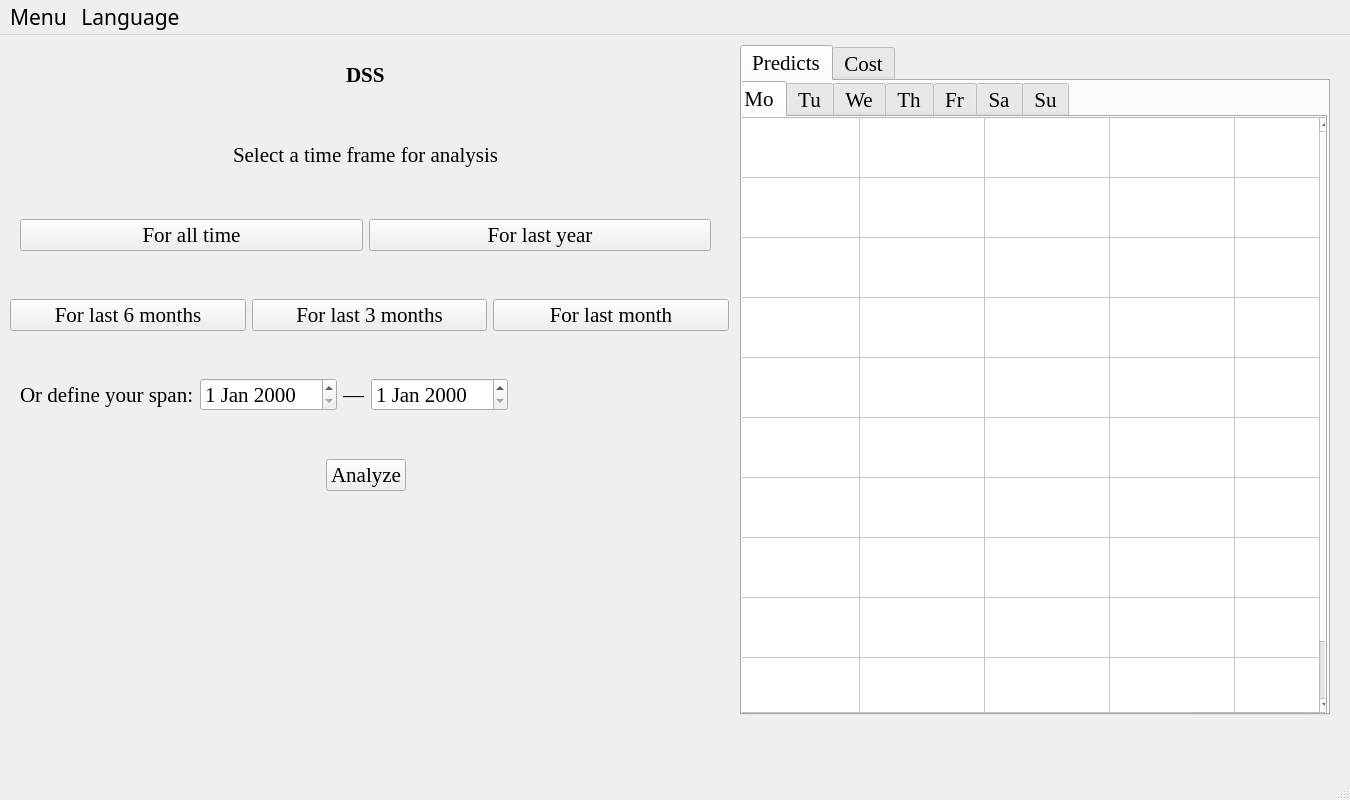
<?xml version="1.0" encoding="UTF-8"?>
<ui version="4.0">
 <class>MainWindow</class>
 <widget class="QMainWindow" name="MainWindow">
  <property name="geometry">
   <rect>
    <x>0</x>
    <y>0</y>
    <width>1350</width>
    <height>800</height>
   </rect>
  </property>
  <property name="windowTitle">
   <string>DSS</string>
  </property>
  <widget class="QWidget" name="centralwidget">
   <widget class="QWidget" name="horizontalLayoutWidget">
    <property name="geometry">
     <rect>
      <x>20</x>
      <y>160</y>
      <width>691</width>
      <height>80</height>
     </rect>
    </property>
    <property name="font">
     <font>
      <family>Times New Roman</family>
     </font>
    </property>
    <layout class="QHBoxLayout" name="horizontalLayout">
     <item>
      <widget class="QPushButton" name="allTime">
       <property name="font">
        <font>
         <family>Times New Roman</family>
         <pointsize>16</pointsize>
        </font>
       </property>
       <property name="text">
        <string>For all time</string>
       </property>
      </widget>
     </item>
     <item>
      <widget class="QPushButton" name="lastYear">
       <property name="font">
        <font>
         <family>Times New Roman</family>
         <pointsize>16</pointsize>
        </font>
       </property>
       <property name="text">
        <string>For last year</string>
       </property>
      </widget>
     </item>
    </layout>
   </widget>
   <widget class="QWidget" name="horizontalLayoutWidget_2">
    <property name="geometry">
     <rect>
      <x>20</x>
      <y>80</y>
      <width>691</width>
      <height>80</height>
     </rect>
    </property>
    <property name="font">
     <font>
      <family>Times New Roman</family>
     </font>
    </property>
    <layout class="QHBoxLayout" name="horizontalLayout_2">
     <item>
      <spacer name="horizontalSpacer">
       <property name="font">
        <font>
         <family>Times New Roman</family>
        </font>
       </property>
       <property name="orientation">
        <enum>Qt::Horizontal</enum>
       </property>
       <property name="sizeHint" stdset="0">
        <size>
         <width>40</width>
         <height>20</height>
        </size>
       </property>
      </spacer>
     </item>
     <item>
      <widget class="QLabel" name="label">
       <property name="font">
        <font>
         <family>Times New Roman</family>
         <pointsize>16</pointsize>
        </font>
       </property>
       <property name="text">
        <string>Select a time frame for analysis</string>
       </property>
      </widget>
     </item>
     <item>
      <spacer name="horizontalSpacer_2">
       <property name="font">
        <font>
         <family>Times New Roman</family>
        </font>
       </property>
       <property name="orientation">
        <enum>Qt::Horizontal</enum>
       </property>
       <property name="sizeHint" stdset="0">
        <size>
         <width>40</width>
         <height>20</height>
        </size>
       </property>
      </spacer>
     </item>
    </layout>
   </widget>
   <widget class="QWidget" name="horizontalLayoutWidget_3">
    <property name="geometry">
     <rect>
      <x>20</x>
      <y>0</y>
      <width>691</width>
      <height>80</height>
     </rect>
    </property>
    <property name="font">
     <font>
      <family>Times New Roman</family>
     </font>
    </property>
    <layout class="QHBoxLayout" name="horizontalLayout_4">
     <item>
      <spacer name="horizontalSpacer_3">
       <property name="font">
        <font>
         <family>Times New Roman</family>
        </font>
       </property>
       <property name="orientation">
        <enum>Qt::Horizontal</enum>
       </property>
       <property name="sizeHint" stdset="0">
        <size>
         <width>40</width>
         <height>20</height>
        </size>
       </property>
      </spacer>
     </item>
     <item>
      <widget class="QLabel" name="label_5">
       <property name="font">
        <font>
         <family>Times New Roman</family>
         <pointsize>16</pointsize>
         <weight>75</weight>
         <bold>true</bold>
        </font>
       </property>
       <property name="text">
        <string>DSS</string>
       </property>
      </widget>
     </item>
     <item>
      <spacer name="horizontalSpacer_4">
       <property name="font">
        <font>
         <family>Times New Roman</family>
        </font>
       </property>
       <property name="orientation">
        <enum>Qt::Horizontal</enum>
       </property>
       <property name="sizeHint" stdset="0">
        <size>
         <width>40</width>
         <height>20</height>
        </size>
       </property>
      </spacer>
     </item>
    </layout>
   </widget>
   <widget class="QWidget" name="horizontalLayoutWidget_4">
    <property name="geometry">
     <rect>
      <x>20</x>
      <y>320</y>
      <width>782</width>
      <height>80</height>
     </rect>
    </property>
    <property name="font">
     <font>
      <family>Times New Roman</family>
     </font>
    </property>
    <layout class="QHBoxLayout" name="horizontalLayout_5">
     <item>
      <widget class="QLabel" name="label_2">
       <property name="font">
        <font>
         <family>Times New Roman</family>
         <pointsize>16</pointsize>
        </font>
       </property>
       <property name="text">
        <string>Or define your span:</string>
       </property>
      </widget>
     </item>
     <item>
      <widget class="QDateEdit" name="dateStart">
       <property name="font">
        <font>
         <family>Times New Roman</family>
         <pointsize>16</pointsize>
        </font>
       </property>
      </widget>
     </item>
     <item>
      <widget class="QLabel" name="label_3">
       <property name="font">
        <font>
         <family>Times New Roman</family>
         <pointsize>16</pointsize>
        </font>
       </property>
       <property name="text">
        <string>—</string>
       </property>
      </widget>
     </item>
     <item>
      <widget class="QDateEdit" name="dateEnd">
       <property name="font">
        <font>
         <family>Times New Roman</family>
         <pointsize>16</pointsize>
        </font>
       </property>
      </widget>
     </item>
     <item>
      <spacer name="horizontalSpacer_5">
       <property name="font">
        <font>
         <family>Times New Roman</family>
        </font>
       </property>
       <property name="orientation">
        <enum>Qt::Horizontal</enum>
       </property>
       <property name="sizeHint" stdset="0">
        <size>
         <width>0</width>
         <height>0</height>
        </size>
       </property>
      </spacer>
     </item>
    </layout>
   </widget>
   <widget class="QWidget" name="horizontalLayoutWidget_5">
    <property name="geometry">
     <rect>
      <x>20</x>
      <y>400</y>
      <width>691</width>
      <height>80</height>
     </rect>
    </property>
    <property name="font">
     <font>
      <family>Times New Roman</family>
     </font>
    </property>
    <layout class="QHBoxLayout" name="horizontalLayout_6">
     <item>
      <spacer name="horizontalSpacer_6">
       <property name="font">
        <font>
         <family>Times New Roman</family>
        </font>
       </property>
       <property name="orientation">
        <enum>Qt::Horizontal</enum>
       </property>
       <property name="sizeHint" stdset="0">
        <size>
         <width>40</width>
         <height>20</height>
        </size>
       </property>
      </spacer>
     </item>
     <item>
      <widget class="QPushButton" name="analyze">
       <property name="font">
        <font>
         <family>Times New Roman</family>
         <pointsize>16</pointsize>
        </font>
       </property>
       <property name="text">
        <string>Analyze</string>
       </property>
       <property name="shortcut">
        <string>Return</string>
       </property>
      </widget>
     </item>
     <item>
      <spacer name="horizontalSpacer_7">
       <property name="font">
        <font>
         <family>Times New Roman</family>
        </font>
       </property>
       <property name="orientation">
        <enum>Qt::Horizontal</enum>
       </property>
       <property name="sizeHint" stdset="0">
        <size>
         <width>40</width>
         <height>20</height>
        </size>
       </property>
      </spacer>
     </item>
    </layout>
   </widget>
   <widget class="QWidget" name="horizontalLayoutWidget_7">
    <property name="geometry">
     <rect>
      <x>10</x>
      <y>240</y>
      <width>719</width>
      <height>80</height>
     </rect>
    </property>
    <property name="font">
     <font>
      <family>Times New Roman</family>
     </font>
    </property>
    <layout class="QHBoxLayout" name="horizontalLayout_3">
     <item>
      <widget class="QPushButton" name="lastHalfYear">
       <property name="font">
        <font>
         <family>Times New Roman</family>
         <pointsize>16</pointsize>
        </font>
       </property>
       <property name="text">
        <string>For last 6 months</string>
       </property>
      </widget>
     </item>
     <item>
      <widget class="QPushButton" name="lastQuartYear">
       <property name="font">
        <font>
         <family>Times New Roman</family>
         <pointsize>16</pointsize>
        </font>
       </property>
       <property name="text">
        <string>For last 3 months</string>
       </property>
      </widget>
     </item>
     <item>
      <widget class="QPushButton" name="lastMonth">
       <property name="font">
        <font>
         <family>Times New Roman</family>
         <pointsize>16</pointsize>
        </font>
       </property>
       <property name="text">
        <string>For last month</string>
       </property>
      </widget>
     </item>
    </layout>
   </widget>
   <widget class="QTabWidget" name="tabWidget_2">
    <property name="geometry">
     <rect>
      <x>740</x>
      <y>10</y>
      <width>590</width>
      <height>670</height>
     </rect>
    </property>
    <property name="font">
     <font>
      <family>Times New Roman</family>
      <pointsize>16</pointsize>
     </font>
    </property>
    <property name="currentIndex">
     <number>0</number>
    </property>
    <widget class="QWidget" name="tab">
     <attribute name="title">
      <string>Predicts</string>
     </attribute>
     <widget class="QTabWidget" name="tabWidget">
      <property name="geometry">
       <rect>
        <x>-10</x>
        <y>0</y>
        <width>595</width>
        <height>640</height>
       </rect>
      </property>
      <property name="font">
       <font>
        <family>Times New Roman</family>
        <pointsize>16</pointsize>
       </font>
      </property>
      <property name="currentIndex">
       <number>0</number>
      </property>
      <widget class="QWidget" name="tab_3">
       <attribute name="title">
        <string>Mo</string>
       </attribute>
       <widget class="QTableWidget" name="predictTable1">
        <property name="geometry">
         <rect>
          <x>0</x>
          <y>0</y>
          <width>600</width>
          <height>610</height>
         </rect>
        </property>
        <property name="font">
         <font>
          <family>Times New Roman</family>
          <pointsize>16</pointsize>
         </font>
        </property>
        <property name="rowCount">
         <number>10</number>
        </property>
        <property name="columnCount">
         <number>5</number>
        </property>
        <attribute name="horizontalHeaderVisible">
         <bool>false</bool>
        </attribute>
        <attribute name="horizontalHeaderDefaultSectionSize">
         <number>125</number>
        </attribute>
        <attribute name="verticalHeaderVisible">
         <bool>false</bool>
        </attribute>
        <attribute name="verticalHeaderCascadingSectionResizes">
         <bool>true</bool>
        </attribute>
        <attribute name="verticalHeaderMinimumSectionSize">
         <number>60</number>
        </attribute>
        <row/>
        <row/>
        <row/>
        <row/>
        <row/>
        <row/>
        <row/>
        <row/>
        <row/>
        <row/>
        <column/>
        <column/>
        <column/>
        <column/>
        <column/>
       </widget>
      </widget>
      <widget class="QWidget" name="tab_4">
       <attribute name="title">
        <string>Tu</string>
       </attribute>
       <widget class="QTableWidget" name="predictTable2">
        <property name="geometry">
         <rect>
          <x>0</x>
          <y>0</y>
          <width>600</width>
          <height>610</height>
         </rect>
        </property>
        <property name="font">
         <font>
          <family>Times New Roman</family>
          <pointsize>16</pointsize>
         </font>
        </property>
        <property name="rowCount">
         <number>10</number>
        </property>
        <property name="columnCount">
         <number>5</number>
        </property>
        <attribute name="horizontalHeaderVisible">
         <bool>false</bool>
        </attribute>
        <attribute name="horizontalHeaderDefaultSectionSize">
         <number>125</number>
        </attribute>
        <attribute name="verticalHeaderVisible">
         <bool>false</bool>
        </attribute>
        <attribute name="verticalHeaderCascadingSectionResizes">
         <bool>true</bool>
        </attribute>
        <attribute name="verticalHeaderMinimumSectionSize">
         <number>60</number>
        </attribute>
        <row/>
        <row/>
        <row/>
        <row/>
        <row/>
        <row/>
        <row/>
        <row/>
        <row/>
        <row/>
        <column/>
        <column/>
        <column/>
        <column/>
        <column/>
       </widget>
      </widget>
      <widget class="QWidget" name="tab_5">
       <attribute name="title">
        <string>We</string>
       </attribute>
       <widget class="QTableWidget" name="predictTable3">
        <property name="geometry">
         <rect>
          <x>0</x>
          <y>0</y>
          <width>600</width>
          <height>610</height>
         </rect>
        </property>
        <property name="font">
         <font>
          <family>Times New Roman</family>
          <pointsize>16</pointsize>
         </font>
        </property>
        <property name="rowCount">
         <number>10</number>
        </property>
        <property name="columnCount">
         <number>5</number>
        </property>
        <attribute name="horizontalHeaderVisible">
         <bool>false</bool>
        </attribute>
        <attribute name="horizontalHeaderDefaultSectionSize">
         <number>125</number>
        </attribute>
        <attribute name="verticalHeaderVisible">
         <bool>false</bool>
        </attribute>
        <attribute name="verticalHeaderCascadingSectionResizes">
         <bool>true</bool>
        </attribute>
        <attribute name="verticalHeaderMinimumSectionSize">
         <number>60</number>
        </attribute>
        <row/>
        <row/>
        <row/>
        <row/>
        <row/>
        <row/>
        <row/>
        <row/>
        <row/>
        <row/>
        <column/>
        <column/>
        <column/>
        <column/>
        <column/>
       </widget>
      </widget>
      <widget class="QWidget" name="tab_6">
       <attribute name="title">
        <string>Th</string>
       </attribute>
       <widget class="QTableWidget" name="predictTable4">
        <property name="geometry">
         <rect>
          <x>0</x>
          <y>0</y>
          <width>600</width>
          <height>610</height>
         </rect>
        </property>
        <property name="font">
         <font>
          <family>Times New Roman</family>
          <pointsize>16</pointsize>
         </font>
        </property>
        <property name="rowCount">
         <number>10</number>
        </property>
        <property name="columnCount">
         <number>5</number>
        </property>
        <attribute name="horizontalHeaderVisible">
         <bool>false</bool>
        </attribute>
        <attribute name="horizontalHeaderDefaultSectionSize">
         <number>125</number>
        </attribute>
        <attribute name="verticalHeaderVisible">
         <bool>false</bool>
        </attribute>
        <attribute name="verticalHeaderCascadingSectionResizes">
         <bool>true</bool>
        </attribute>
        <attribute name="verticalHeaderMinimumSectionSize">
         <number>60</number>
        </attribute>
        <row/>
        <row/>
        <row/>
        <row/>
        <row/>
        <row/>
        <row/>
        <row/>
        <row/>
        <row/>
        <column/>
        <column/>
        <column/>
        <column/>
        <column/>
       </widget>
      </widget>
      <widget class="QWidget" name="tab_7">
       <attribute name="title">
        <string>Fr</string>
       </attribute>
       <widget class="QTableWidget" name="predictTable5">
        <property name="geometry">
         <rect>
          <x>0</x>
          <y>0</y>
          <width>600</width>
          <height>610</height>
         </rect>
        </property>
        <property name="font">
         <font>
          <family>Times New Roman</family>
          <pointsize>16</pointsize>
         </font>
        </property>
        <property name="rowCount">
         <number>10</number>
        </property>
        <property name="columnCount">
         <number>5</number>
        </property>
        <attribute name="horizontalHeaderVisible">
         <bool>false</bool>
        </attribute>
        <attribute name="horizontalHeaderDefaultSectionSize">
         <number>125</number>
        </attribute>
        <attribute name="verticalHeaderVisible">
         <bool>false</bool>
        </attribute>
        <attribute name="verticalHeaderCascadingSectionResizes">
         <bool>true</bool>
        </attribute>
        <attribute name="verticalHeaderMinimumSectionSize">
         <number>60</number>
        </attribute>
        <row/>
        <row/>
        <row/>
        <row/>
        <row/>
        <row/>
        <row/>
        <row/>
        <row/>
        <row/>
        <column/>
        <column/>
        <column/>
        <column/>
        <column/>
       </widget>
      </widget>
      <widget class="QWidget" name="tab_8">
       <attribute name="title">
        <string>Sa</string>
       </attribute>
       <widget class="QTableWidget" name="predictTable6">
        <property name="geometry">
         <rect>
          <x>0</x>
          <y>0</y>
          <width>600</width>
          <height>610</height>
         </rect>
        </property>
        <property name="font">
         <font>
          <family>Times New Roman</family>
          <pointsize>16</pointsize>
         </font>
        </property>
        <property name="rowCount">
         <number>10</number>
        </property>
        <property name="columnCount">
         <number>5</number>
        </property>
        <attribute name="horizontalHeaderVisible">
         <bool>false</bool>
        </attribute>
        <attribute name="horizontalHeaderDefaultSectionSize">
         <number>125</number>
        </attribute>
        <attribute name="verticalHeaderVisible">
         <bool>false</bool>
        </attribute>
        <attribute name="verticalHeaderCascadingSectionResizes">
         <bool>true</bool>
        </attribute>
        <attribute name="verticalHeaderMinimumSectionSize">
         <number>60</number>
        </attribute>
        <row/>
        <row/>
        <row/>
        <row/>
        <row/>
        <row/>
        <row/>
        <row/>
        <row/>
        <row/>
        <column/>
        <column/>
        <column/>
        <column/>
        <column/>
       </widget>
      </widget>
      <widget class="QWidget" name="tab_9">
       <attribute name="title">
        <string>Su</string>
       </attribute>
       <widget class="QTableWidget" name="predictTable7">
        <property name="geometry">
         <rect>
          <x>0</x>
          <y>0</y>
          <width>600</width>
          <height>610</height>
         </rect>
        </property>
        <property name="font">
         <font>
          <family>Times New Roman</family>
          <pointsize>16</pointsize>
         </font>
        </property>
        <property name="rowCount">
         <number>10</number>
        </property>
        <property name="columnCount">
         <number>5</number>
        </property>
        <attribute name="horizontalHeaderVisible">
         <bool>false</bool>
        </attribute>
        <attribute name="horizontalHeaderDefaultSectionSize">
         <number>125</number>
        </attribute>
        <attribute name="verticalHeaderVisible">
         <bool>false</bool>
        </attribute>
        <attribute name="verticalHeaderCascadingSectionResizes">
         <bool>true</bool>
        </attribute>
        <attribute name="verticalHeaderMinimumSectionSize">
         <number>60</number>
        </attribute>
        <row/>
        <row/>
        <row/>
        <row/>
        <row/>
        <row/>
        <row/>
        <row/>
        <row/>
        <row/>
        <column/>
        <column/>
        <column/>
        <column/>
        <column/>
       </widget>
      </widget>
     </widget>
    </widget>
    <widget class="QWidget" name="tab_2">
     <attribute name="title">
      <string>Cost</string>
     </attribute>
     <widget class="QTabWidget" name="tabWidget_3">
      <property name="geometry">
       <rect>
        <x>-10</x>
        <y>0</y>
        <width>595</width>
        <height>640</height>
       </rect>
      </property>
      <property name="font">
       <font>
        <family>Times New Roman</family>
        <pointsize>16</pointsize>
       </font>
      </property>
      <property name="currentIndex">
       <number>6</number>
      </property>
      <widget class="QWidget" name="tab_10">
       <attribute name="title">
        <string>Mo</string>
       </attribute>
       <widget class="QTableWidget" name="costTable1">
        <property name="geometry">
         <rect>
          <x>0</x>
          <y>0</y>
          <width>600</width>
          <height>610</height>
         </rect>
        </property>
        <property name="font">
         <font>
          <family>Times New Roman</family>
          <pointsize>16</pointsize>
         </font>
        </property>
        <property name="rowCount">
         <number>10</number>
        </property>
        <property name="columnCount">
         <number>5</number>
        </property>
        <attribute name="horizontalHeaderVisible">
         <bool>false</bool>
        </attribute>
        <attribute name="horizontalHeaderDefaultSectionSize">
         <number>125</number>
        </attribute>
        <attribute name="verticalHeaderVisible">
         <bool>false</bool>
        </attribute>
        <attribute name="verticalHeaderCascadingSectionResizes">
         <bool>true</bool>
        </attribute>
        <attribute name="verticalHeaderMinimumSectionSize">
         <number>60</number>
        </attribute>
        <row/>
        <row/>
        <row/>
        <row/>
        <row/>
        <row/>
        <row/>
        <row/>
        <row/>
        <row/>
        <column/>
        <column/>
        <column/>
        <column/>
        <column/>
       </widget>
      </widget>
      <widget class="QWidget" name="tab_11">
       <attribute name="title">
        <string>Tu</string>
       </attribute>
       <widget class="QTableWidget" name="costTable2">
        <property name="geometry">
         <rect>
          <x>0</x>
          <y>0</y>
          <width>600</width>
          <height>610</height>
         </rect>
        </property>
        <property name="font">
         <font>
          <family>Times New Roman</family>
          <pointsize>16</pointsize>
         </font>
        </property>
        <property name="rowCount">
         <number>10</number>
        </property>
        <property name="columnCount">
         <number>5</number>
        </property>
        <attribute name="horizontalHeaderVisible">
         <bool>false</bool>
        </attribute>
        <attribute name="horizontalHeaderDefaultSectionSize">
         <number>125</number>
        </attribute>
        <attribute name="verticalHeaderVisible">
         <bool>false</bool>
        </attribute>
        <attribute name="verticalHeaderCascadingSectionResizes">
         <bool>true</bool>
        </attribute>
        <attribute name="verticalHeaderMinimumSectionSize">
         <number>60</number>
        </attribute>
        <row/>
        <row/>
        <row/>
        <row/>
        <row/>
        <row/>
        <row/>
        <row/>
        <row/>
        <row/>
        <column/>
        <column/>
        <column/>
        <column/>
        <column/>
       </widget>
      </widget>
      <widget class="QWidget" name="tab_12">
       <attribute name="title">
        <string>We</string>
       </attribute>
       <widget class="QTableWidget" name="costTable3">
        <property name="geometry">
         <rect>
          <x>0</x>
          <y>0</y>
          <width>600</width>
          <height>610</height>
         </rect>
        </property>
        <property name="font">
         <font>
          <family>Times New Roman</family>
          <pointsize>16</pointsize>
         </font>
        </property>
        <property name="rowCount">
         <number>10</number>
        </property>
        <property name="columnCount">
         <number>5</number>
        </property>
        <attribute name="horizontalHeaderVisible">
         <bool>false</bool>
        </attribute>
        <attribute name="horizontalHeaderDefaultSectionSize">
         <number>125</number>
        </attribute>
        <attribute name="verticalHeaderVisible">
         <bool>false</bool>
        </attribute>
        <attribute name="verticalHeaderCascadingSectionResizes">
         <bool>true</bool>
        </attribute>
        <attribute name="verticalHeaderMinimumSectionSize">
         <number>60</number>
        </attribute>
        <row/>
        <row/>
        <row/>
        <row/>
        <row/>
        <row/>
        <row/>
        <row/>
        <row/>
        <row/>
        <column/>
        <column/>
        <column/>
        <column/>
        <column/>
       </widget>
      </widget>
      <widget class="QWidget" name="tab_13">
       <attribute name="title">
        <string>Th</string>
       </attribute>
       <widget class="QTableWidget" name="costTable4">
        <property name="geometry">
         <rect>
          <x>0</x>
          <y>0</y>
          <width>600</width>
          <height>610</height>
         </rect>
        </property>
        <property name="font">
         <font>
          <family>Times New Roman</family>
          <pointsize>16</pointsize>
         </font>
        </property>
        <property name="rowCount">
         <number>10</number>
        </property>
        <property name="columnCount">
         <number>5</number>
        </property>
        <attribute name="horizontalHeaderVisible">
         <bool>false</bool>
        </attribute>
        <attribute name="horizontalHeaderDefaultSectionSize">
         <number>125</number>
        </attribute>
        <attribute name="verticalHeaderVisible">
         <bool>false</bool>
        </attribute>
        <attribute name="verticalHeaderCascadingSectionResizes">
         <bool>true</bool>
        </attribute>
        <attribute name="verticalHeaderMinimumSectionSize">
         <number>60</number>
        </attribute>
        <row/>
        <row/>
        <row/>
        <row/>
        <row/>
        <row/>
        <row/>
        <row/>
        <row/>
        <row/>
        <column/>
        <column/>
        <column/>
        <column/>
        <column/>
       </widget>
      </widget>
      <widget class="QWidget" name="tab_14">
       <attribute name="title">
        <string>Fr</string>
       </attribute>
       <widget class="QTableWidget" name="costTable5">
        <property name="geometry">
         <rect>
          <x>0</x>
          <y>0</y>
          <width>600</width>
          <height>610</height>
         </rect>
        </property>
        <property name="font">
         <font>
          <family>Times New Roman</family>
          <pointsize>16</pointsize>
         </font>
        </property>
        <property name="rowCount">
         <number>10</number>
        </property>
        <property name="columnCount">
         <number>5</number>
        </property>
        <attribute name="horizontalHeaderVisible">
         <bool>false</bool>
        </attribute>
        <attribute name="horizontalHeaderDefaultSectionSize">
         <number>125</number>
        </attribute>
        <attribute name="verticalHeaderVisible">
         <bool>false</bool>
        </attribute>
        <attribute name="verticalHeaderCascadingSectionResizes">
         <bool>true</bool>
        </attribute>
        <attribute name="verticalHeaderMinimumSectionSize">
         <number>60</number>
        </attribute>
        <row/>
        <row/>
        <row/>
        <row/>
        <row/>
        <row/>
        <row/>
        <row/>
        <row/>
        <row/>
        <column/>
        <column/>
        <column/>
        <column/>
        <column/>
       </widget>
      </widget>
      <widget class="QWidget" name="tab_15">
       <attribute name="title">
        <string>Sa</string>
       </attribute>
       <widget class="QTableWidget" name="costTable6">
        <property name="geometry">
         <rect>
          <x>0</x>
          <y>0</y>
          <width>600</width>
          <height>610</height>
         </rect>
        </property>
        <property name="font">
         <font>
          <family>Times New Roman</family>
          <pointsize>16</pointsize>
         </font>
        </property>
        <property name="rowCount">
         <number>10</number>
        </property>
        <property name="columnCount">
         <number>5</number>
        </property>
        <attribute name="horizontalHeaderVisible">
         <bool>false</bool>
        </attribute>
        <attribute name="horizontalHeaderDefaultSectionSize">
         <number>125</number>
        </attribute>
        <attribute name="verticalHeaderVisible">
         <bool>false</bool>
        </attribute>
        <attribute name="verticalHeaderCascadingSectionResizes">
         <bool>true</bool>
        </attribute>
        <attribute name="verticalHeaderMinimumSectionSize">
         <number>60</number>
        </attribute>
        <row/>
        <row/>
        <row/>
        <row/>
        <row/>
        <row/>
        <row/>
        <row/>
        <row/>
        <row/>
        <column/>
        <column/>
        <column/>
        <column/>
        <column/>
       </widget>
      </widget>
      <widget class="QWidget" name="tab_16">
       <attribute name="title">
        <string>Su</string>
       </attribute>
       <widget class="QTableWidget" name="costTable7">
        <property name="geometry">
         <rect>
          <x>0</x>
          <y>0</y>
          <width>600</width>
          <height>610</height>
         </rect>
        </property>
        <property name="font">
         <font>
          <family>Times New Roman</family>
          <pointsize>16</pointsize>
         </font>
        </property>
        <property name="rowCount">
         <number>10</number>
        </property>
        <property name="columnCount">
         <number>5</number>
        </property>
        <attribute name="horizontalHeaderVisible">
         <bool>false</bool>
        </attribute>
        <attribute name="horizontalHeaderDefaultSectionSize">
         <number>125</number>
        </attribute>
        <attribute name="verticalHeaderVisible">
         <bool>false</bool>
        </attribute>
        <attribute name="verticalHeaderCascadingSectionResizes">
         <bool>true</bool>
        </attribute>
        <attribute name="verticalHeaderMinimumSectionSize">
         <number>60</number>
        </attribute>
        <row/>
        <row/>
        <row/>
        <row/>
        <row/>
        <row/>
        <row/>
        <row/>
        <row/>
        <row/>
        <column/>
        <column/>
        <column/>
        <column/>
        <column/>
       </widget>
      </widget>
     </widget>
    </widget>
   </widget>
  </widget>
  <widget class="QMenuBar" name="menubar">
   <property name="geometry">
    <rect>
     <x>0</x>
     <y>0</y>
     <width>1350</width>
     <height>30</height>
    </rect>
   </property>
   <property name="font">
    <font>
     <family>Fira Sans</family>
     <pointsize>16</pointsize>
    </font>
   </property>
   <widget class="QMenu" name="menu">
    <property name="font">
     <font>
      <family>Fira Sans</family>
      <pointsize>16</pointsize>
     </font>
    </property>
    <property name="title">
     <string>Menu</string>
    </property>
    <addaction name="actionDbPath"/>
    <addaction name="actionHourlyPayment"/>
    <addaction name="actionServedRequests"/>
    <addaction name="actionStaffNumber"/>
    <addaction name="actionMaxQueueLength"/>
    <addaction name="separator"/>
    <addaction name="actionExit"/>
   </widget>
   <widget class="QMenu" name="menu_2">
    <property name="title">
     <string>Language</string>
    </property>
    <addaction name="enLang"/>
    <addaction name="ukLang"/>
    <addaction name="ruLang"/>
   </widget>
   <addaction name="menu"/>
   <addaction name="menu_2"/>
  </widget>
  <widget class="QStatusBar" name="statusbar"/>
  <action name="actionDbPath">
   <property name="text">
    <string>db path</string>
   </property>
   <property name="font">
    <font>
     <family>Times New Roman</family>
     <pointsize>16</pointsize>
    </font>
   </property>
  </action>
  <action name="actionHourlyPayment">
   <property name="text">
    <string>hourly payment</string>
   </property>
   <property name="font">
    <font>
     <family>Times New Roman</family>
     <pointsize>16</pointsize>
    </font>
   </property>
  </action>
  <action name="actionExit">
   <property name="text">
    <string>Exit</string>
   </property>
   <property name="font">
    <font>
     <family>Times New Roman</family>
     <pointsize>16</pointsize>
    </font>
   </property>
   <property name="shortcut">
    <string>Ctrl+Q</string>
   </property>
  </action>
  <action name="enLang">
   <property name="text">
    <string>English</string>
   </property>
   <property name="font">
    <font>
     <family>Times New Roman</family>
     <pointsize>16</pointsize>
    </font>
   </property>
  </action>
  <action name="ukLang">
   <property name="text">
    <string>Українська</string>
   </property>
   <property name="font">
    <font>
     <family>Times New Roman</family>
     <pointsize>16</pointsize>
    </font>
   </property>
  </action>
  <action name="ruLang">
   <property name="text">
    <string>Русский</string>
   </property>
   <property name="font">
    <font>
     <family>Times New Roman</family>
     <pointsize>16</pointsize>
    </font>
   </property>
  </action>
  <action name="actionServedRequests">
   <property name="text">
    <string>count served requests/h</string>
   </property>
   <property name="font">
    <font>
     <family>Times New Roman</family>
     <pointsize>16</pointsize>
    </font>
   </property>
  </action>
  <action name="actionStaffNumber">
   <property name="text">
    <string>staff number</string>
   </property>
   <property name="font">
    <font>
     <family>Times New Roman</family>
     <pointsize>16</pointsize>
    </font>
   </property>
  </action>
  <action name="actionMaxQueueLength">
   <property name="text">
    <string>max queue length</string>
   </property>
   <property name="font">
    <font>
     <family>Times New Roman</family>
     <pointsize>16</pointsize>
    </font>
   </property>
  </action>
 </widget>
 <resources/>
 <connections/>
</ui>
